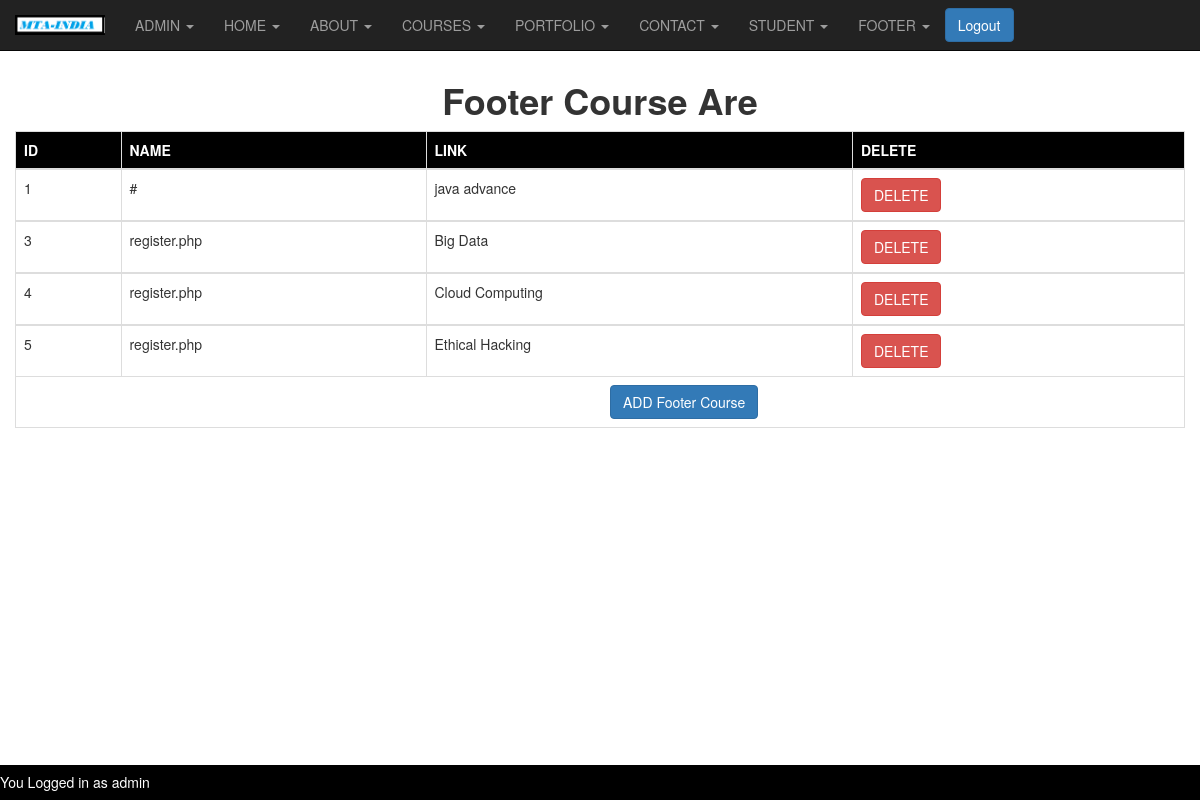
Screenshot of /footercourses.php (signed in) with the database file from the repository.
### tables this page shows
CREATE TABLE IF NOT EXISTS `footercourses` (
  `id` int NOT NULL AUTO_INCREMENT,
  `name` varchar(70) NOT NULL,
  `link` varchar(100) NOT NULL,
  PRIMARY KEY (`id`)
);

### footercourses.php (the view, shortened to what this page needs)
<?php
if(isset($_SESSION['username']) && isset($_SESSION['password']))
{
include('config.php');
$execute = "SELECT * FROM `footercourses`";
    $row = @mysqli_query($link,$execute) or die("<br>query could not executed");
?>
<!DOCTYPE html>
<html>
<head>
  <link rel="stylesheet" href="https://maxcdn.bootstrapcdn.com/bootstrap/3.4.1/css/bootstrap.min.css">
</head>
<body>
    <?php include('adminheader.php');  ?>
    <center>
    <br>
    <br>
    <br>
    <h1><b>Footer Course Are</b></h1>
    <div class="container-fluid">
    <table class="table table-responsive table-bordered ">
    <thead style="background-color:black;">
        <tr>
            <th>
                <span  style="color:white;">ID</span>
            </th>
            <th>
                <span  style="color:white;"> NAME</span>
            </th>
            <th>
                <span  style="color:white;">LINK</span>
            </th>
            <th>
            <span  style="color:white;">DELETE</span>
            </th>
        </tr>
        </thead>
     <?php
        while($column = mysqli_fetch_row($row))
    {
    ?>
    <tbody>
        <tr>
            <td>
                <?php echo $column[0];?>
            </td>
            <td>
                <?php echo $column[1];?>
            </td>
            <td>
                <?php echo $column[2];?>
            </td>
            <td>
            <?php echo "<a href='deletefootercourse.php?ID=$column[0]'><input type='button' class='btn btn-danger' name='btn' value='DELETE'></a>";?>
            </td>
        </tr>
    <?php
     }
     ?>
    <tr>
    <td colspan=6>
    <a style="margin-left:50%; padding:10px;" href="addfootercourses.php"><input class="btn btn-primary" type="button" name="AddFooter" value="ADD Footer Course"></a>
    </td>
    </tr>
     </tbody>
    </table>
    </div>
       </center>
<br>
       <div class="footer">
     <h5 style="float:left;color:white;">You Logged in as <?php echo $_SESSION['username'];?></h5>
</div>
</body>
</html>
<?php
}
else{
	header("location:admin.php?login first");
}
?>

### footercourses.php (style rules this page uses)
.footer { position:fixed; left: 0; bottom: 0; width: 100%; background-color: black; color: white; text-align: center; }

### rows the page displays
footercourses: id "1", name "#", link "java advance"
footercourses: id "3", name "register.php", link "Big Data"
footercourses: id "4", name "register.php", link "Cloud Computing"
footercourses: id "5", name "register.php", link "Ethical Hacking"

### other values shown
$_SESSION['username'] "admin"
